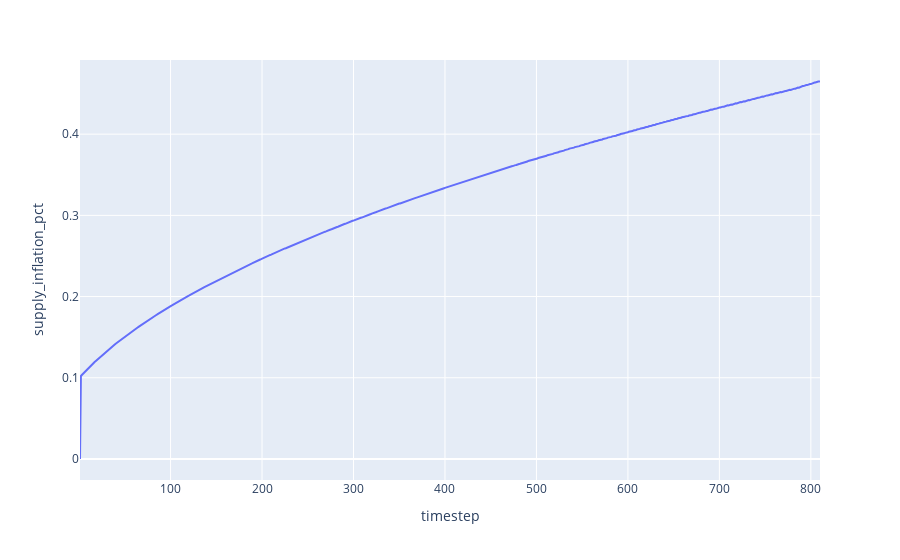

Here is the notebook cell this chart was saved with:
### Code cell
df.plot(x='timestep', y='supply_inflation_pct')

### Figure 1 — Plotly figure (JSON) as saved in the notebook; plotly's stock layout.template omitted (floating-point values rounded to 4 significant figures; data arrays with more than 128 entries replaced by an {"elided": "..."} marker saying what was removed)
{"data": [{"hovertemplate": "timestep=%{x}<br>supply_inflation_pct=%{y}<extra></extra>", "legendgroup": "", "line": {"color": "#636efa", "dash": "solid"}, "mode": "lines", "name": "", "orientation": "v", "showlegend": false, "type": "scatter", "x": {"elided": "810 int values"}, "xaxis": "x", "y": {"elided": "810 float values"}, "yaxis": "y"}], "layout": {"legend": {"tracegroupgap": 0}, "margin": {"t": 60}, "xaxis": {"anchor": "y", "domain": [0, 1], "title": {"text": "timestep"}}, "yaxis": {"anchor": "x", "domain": [0, 1], "title": {"text": "supply_inflation_pct"}}}}
